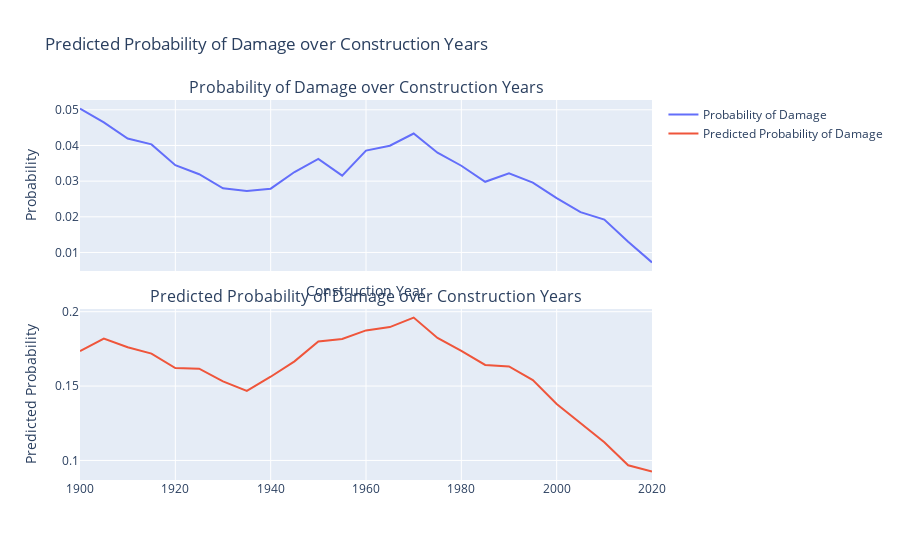

Notebook cell for this chart:
### Code cell
# PFilter years
df_years = df[(df['CONSTRUCTION_YEAR'] >= 1900) & (df['CONSTRUCTION_YEAR'] <= 2024)]

# Calculate the total number of observations and the number of damages for each year
total_counts = df_years.groupby('CONSTRUCTION_YEAR').size().reset_index(name='total_count')
damage_counts = df_years[df_years['DAMAGE'] == 1].groupby('CONSTRUCTION_YEAR').size().reset_index(name='damage_count')
pred_prob = df_years.groupby('CONSTRUCTION_YEAR')['Probability'].mean().reset_index(name='pred_prob')

summary = total_counts.merge(damage_counts, on='CONSTRUCTION_YEAR', how='left').fillna(0)
summary = summary.merge(pred_prob, on='CONSTRUCTION_YEAR', how='left').fillna(0)

summary['damage_prob'] = summary['damage_count'] / summary['total_count']

# Filter to only show results every 5 years
summary = summary[summary['CONSTRUCTION_YEAR'] % 5 == 0]

# Create a subplot
fig_year_1 = make_subplots(rows=2, cols=1, shared_xaxes=True, 
                    vertical_spacing=0.1, subplot_titles=("Probability of Damage over Construction Years", "Predicted Probability of Damage over Construction Years"))

# Plot 1
fig_year_1.add_trace(go.Scatter(
    x=summary['CONSTRUCTION_YEAR'],
    y=summary['damage_prob'],
    mode='lines',
    name='Probability of Damage'
), row=1, col=1)

# Plot 2
fig_year_1.add_trace(go.Scatter(
    x=summary['CONSTRUCTION_YEAR'],
    y=summary['pred_prob'],
    mode='lines',
    name='Predicted Probability of Damage'
), row=2, col=1)

# Update layout
fig_year_1.update_layout(
    title='Predicted Probability of Damage over Construction Years',
    xaxis_title='Construction Year',
    yaxis_title='Probability',
    yaxis2_title='Predicted Probability',
    xaxis=dict(range=[1900, 2024])
)

fig_year_1.show()

### Figure 1 — Plotly figure (JSON) as saved in the notebook; plotly's stock layout.template omitted (floating-point values rounded to 4 significant figures)
{"data": [{"mode": "lines", "name": "Probability of Damage", "type": "scatter", "x": [1900, 1905, 1910, 1915, 1920, 1925, 1930, 1935, 1940, 1945, 1950, 1955, 1960, 1965, 1970, 1975, 1980, 1985, 1990, 1995, 2000, 2005, 2010, 2015, 2020], "xaxis": "x", "y": [0.05035, 0.04646, 0.04193, 0.04031, 0.03445, 0.03194, 0.02799, 0.02725, 0.02788, 0.03256, 0.03623, 0.03156, 0.03856, 0.03992, 0.04335, 0.03797, 0.03431, 0.02981, 0.03216, 0.0296, 0.02526, 0.02131, 0.01921, 0.01302, 0.007198], "yaxis": "y"}, {"mode": "lines", "name": "Predicted Probability of Damage", "type": "scatter", "x": [1900, 1905, 1910, 1915, 1920, 1925, 1930, 1935, 1940, 1945, 1950, 1955, 1960, 1965, 1970, 1975, 1980, 1985, 1990, 1995, 2000, 2005, 2010, 2015, 2020], "xaxis": "x2", "y": [0.1736, 0.1819, 0.1761, 0.1719, 0.1621, 0.1616, 0.1531, 0.1467, 0.1563, 0.1666, 0.18, 0.1816, 0.1874, 0.1896, 0.1961, 0.1824, 0.1737, 0.1642, 0.1632, 0.154, 0.1379, 0.1247, 0.1122, 0.09675, 0.0926], "yaxis": "y2"}], "layout": {"annotations": [{"font": {"size": 16}, "showarrow": false, "text": "Probability of Damage over Construction Years", "x": 0.5, "xanchor": "center", "xref": "paper", "y": 1, "yanchor": "bottom", "yref": "paper"}, {"font": {"size": 16}, "showarrow": false, "text": "Predicted Probability of Damage over Construction Years", "x": 0.5, "xanchor": "center", "xref": "paper", "y": 0.45, "yanchor": "bottom", "yref": "paper"}], "title": {"text": "Predicted Probability of Damage over Construction Years"}, "xaxis": {"anchor": "y", "domain": [0, 1], "matches": "x2", "range": [1900, 2024], "showticklabels": false, "title": {"text": "Construction Year"}}, "xaxis2": {"anchor": "y2", "domain": [0, 1]}, "yaxis": {"anchor": "x", "domain": [0.55, 1], "title": {"text": "Probability"}}, "yaxis2": {"anchor": "x2", "domain": [0, 0.45], "title": {"text": "Predicted Probability"}}}}
